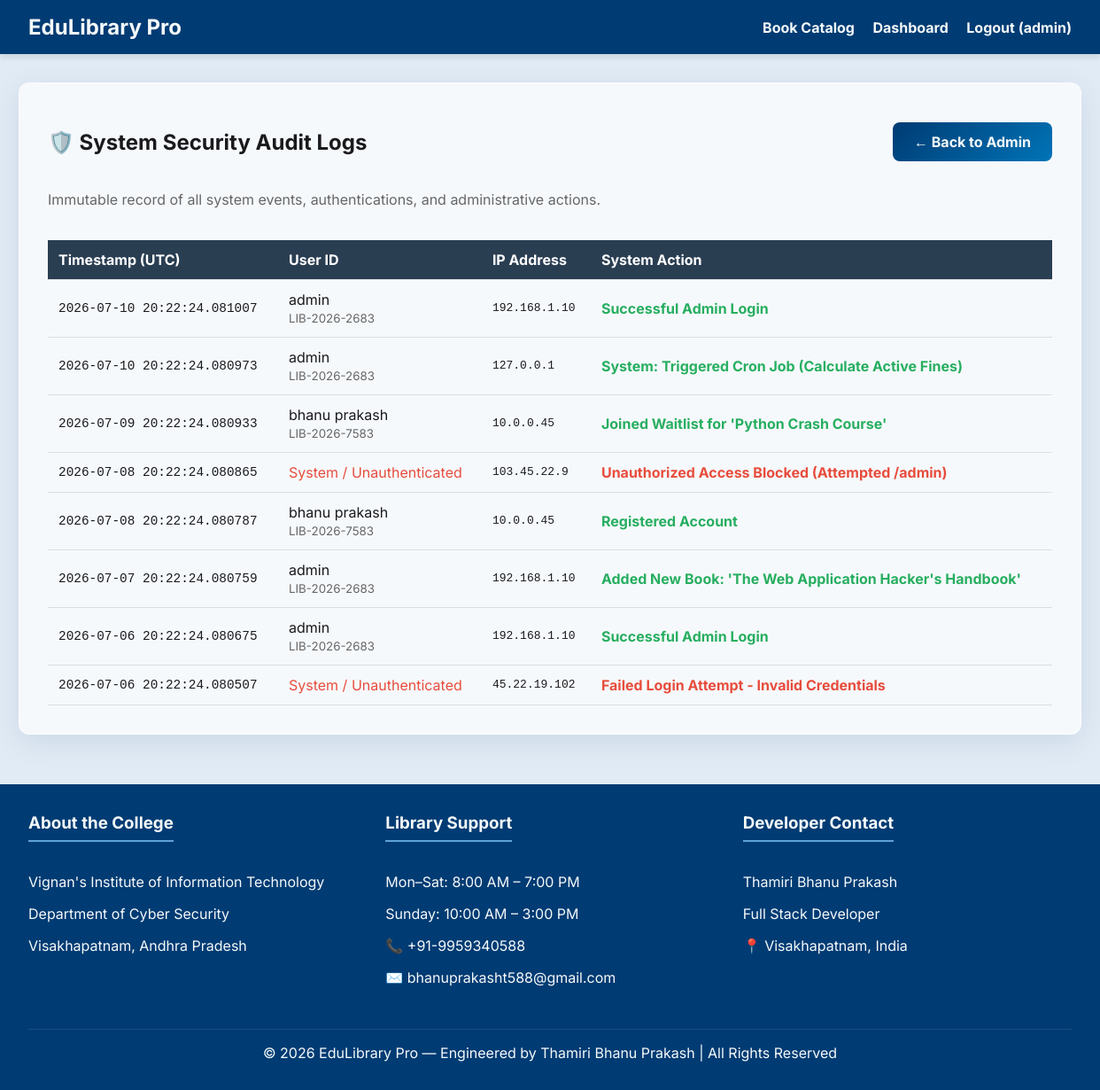
/admin/audit (signed in), run on the app's committed database.
### models.py (models this page shows)
class User(Base):
    __tablename__ = "users"
    id = Column(Integer, primary_key=True, index=True)
    library_id = Column(String, unique=True, index=True)
    name = Column(String)
    email = Column(String, unique=True, index=True)
    phone = Column(String)
    dob = Column(Date)
    grade_class = Column(String)
    roll_no = Column(String, nullable=True)
    profession = Column(String) # Student, Teacher, Admin
    password_hash = Column(String)
    created_at = Column(DateTime, default=datetime.datetime.utcnow)
    loans = relationship("Loan", back_populates="user")
    waitlists = relationship("Waitlist", back_populates="user")
    fines = relationship("Fine", back_populates="user")
    activities = relationship("ActivityLog", back_populates="user")

class AuditLog(Base):
    __tablename__ = "audit_logs"
    id = Column(Integer, primary_key=True, index=True)
    user_id = Column(Integer, ForeignKey("users.id"), nullable=True) # Nullable for failed logins
    action = Column(String)
    ip_address = Column(String, default="127.0.0.1")
    timestamp = Column(DateTime, default=datetime.datetime.utcnow)
    user = relationship("User")

### main.py (the view)
@app.get("/admin/audit")
async def security_audit_dashboard(request: Request, db: Session = Depends(get_db)):
    user = auth.get_current_user_from_cookie(request, db)
    if not user or user.profession != "Admin":
        return RedirectResponse(url="/", status_code=302)
    logs = crud.get_audit_logs(db)
    return templates.TemplateResponse(
        request=request,
        name="audit.html",
        context={"user": user, "logs": logs}
    )

### templates/audit.html
{% extends "base.html" %}
{% block content %}
<div class="dashboard-grid" style="grid-template-columns: 1fr;">
    <div class="glass card">
        <div style="display: flex; justify-content: space-between; align-items: center; margin-bottom: 20px;">
            <h2>🛡️ System Security Audit Logs</h2>
            <a href="/admin" class="btn btn-secondary">← Back to Admin</a>
        </div>
        <p style="color: #666; margin-bottom: 20px;">Immutable record of all system events, authentications, and administrative actions.</p>
        <div style="overflow-x: auto;">
            <table style="width: 100%; border-collapse: collapse;">
                <thead style="background-color: #2c3e50; color: white;">
                    <tr>
                        <th style="padding: 12px; text-align: left;">Timestamp (UTC)</th>
                        <th style="padding: 12px; text-align: left;">User ID</th>
                        <th style="padding: 12px; text-align: left;">IP Address</th>
                        <th style="padding: 12px; text-align: left;">System Action</th>
                    </tr>
                </thead>
                <tbody>
                    {% for log in logs %}
                    <tr style="border-bottom: 1px solid #ddd;">
                        <td style="padding: 12px; font-family: monospace; font-size: 0.9rem;">{{ log.timestamp }}</td>
                        <td style="padding: 12px;">
                            {% if log.user %}
                                {{ log.user.name }} <br><small style="color: #666;">{{ log.user.library_id }}</small>
                            {% else %}
                                <span style="color: #e74c3c;">System / Unauthenticated</span>
                            {% endif %}
                        </td>
                        <td style="padding: 12px; font-family: monospace;">{{ log.ip_address }}</td>
                        <td style="padding: 12px; font-weight: bold;">
                            {% if 'Failed' in log.action or 'Unauthorized' in log.action %}
                                <span style="color: #e74c3c;">{{ log.action }}</span>
                            {% else %}
                                <span style="color: #27ae60;">{{ log.action }}</span>
                            {% endif %}
                        </td>
                    </tr>
                    {% else %}
                    <tr>
                        <td colspan="4" style="text-align: center; padding: 20px;">No audit logs found. System is clean.</td>
                    </tr>
                    {% endfor %}
                </tbody>
            </table>
        </div>
    </div>
</div>
{% endblock %}

### templates/base.html (shortened to what this page needs)
<!DOCTYPE html>
<html lang="en">
<head>
    <link rel="stylesheet" href="/static/css/style.css">
</head>
<body>
    <header>
        <h1>EduLibrary Pro</h1>
        <nav>
            {% if user %}
                <a href="/catalog">Book Catalog</a>
                <a href="/dashboard">Dashboard</a>
                <a href="/logout">Logout ({{ user.name }})</a>
            {% else %}
                <a href="/">Login</a>
                <a href="/register">Register</a>
            {% endif %}
        </nav>
    </header>
    <main class="container">
        {% block content %}{% endblock %}
    </main>
    <footer>
        <div class="footer-content">
            <div class="footer-section">
                <h3>About the College</h3>
                <p>Vignan's Institute of Information Technology</p>
                <p>Department of Cyber Security</p>
                <p>Visakhapatnam, Andhra Pradesh</p>
            </div>
            <div class="footer-section">
                <h3>Library Support</h3>
                <p>Mon–Sat: 8:00 AM – 7:00 PM</p>
                <p>Sunday: 10:00 AM – 3:00 PM</p>
                <p>📞 +91-9959340588</p>
                <p>✉️ bhanuprakasht588@gmail.com</p>
            </div>
            <div class="footer-section">
                <h3>Developer Contact</h3>
                <p>Thamiri Bhanu Prakash</p>
                <p>Full Stack Developer</p>
                <p>📍 Visakhapatnam, India</p>
            </div>
        </div>
        <div class="footer-bottom">
            &copy; 2026 EduLibrary Pro — Engineered by Thamiri Bhanu Prakash | All Rights Reserved
        </div>
    </footer>
</body>
</html>

### static/css/style.css (style rules this page uses)
:root { --primary-color: #003B73; --secondary-color: #0074B7; --accent-color: #60A3D9; --background-color: #E1EBF5; --surface-color: #FFFFFF; --text-color: #1A1A1D; --text-light: #F4F9F9; --danger-color: #D64161; --success-color: #28B463; }
body { font-family: 'Inter', 'Roboto', sans-serif; background-color: var(--background-color); color: var(--text-color); margin: 0; padding: 0; display: flex; flex-direction: column; min-height: 100vh; }
.glass { background: rgba(255, 255, 255, 0.7); backdrop-filter: blur(10px); -webkit-backdrop-filter: blur(10px); border-radius: 12px; border: 1px solid rgba(255, 255, 255, 0.3); box-shadow: 0 8px 32px 0 rgba(0, 59, 115, 0.1); }
header { background-color: var(--primary-color); color: var(--text-light); padding: 1rem 2rem; display: flex; justify-content: space-between; align-items: center; box-shadow: 0 4px 6px rgba(0,0,0,0.1); }
header a { color: var(--text-light); text-decoration: none; font-weight: bold; margin-left: 1rem; }
header h1 { margin: 0; font-size: 1.5rem; }
.container { flex: 1; max-width: 1200px; margin: 2rem auto; padding: 0 1rem; width: 100%; }
.card { padding: 2rem; margin-bottom: 1.5rem; }
.btn { background: linear-gradient(135deg, var(--primary-color), var(--secondary-color)); color: var(--text-light); border: none; padding: 0.75rem 1.5rem; border-radius: 8px; cursor: pointer; font-weight: bold; transition: transform 0.2s, box-shadow 0.2s; text-decoration: none; display: inline-block; }
footer { background-color: var(--primary-color); color: var(--text-light); padding: 2rem; margin-top: auto; }
.footer-content { display: grid; grid-template-columns: repeat(auto-fit, minmax(250px, 1fr)); gap: 2rem; max-width: 1200px; margin: 0 auto; }
.footer-section h3 { margin-top: 0; border-bottom: 2px solid var(--accent-color); padding-bottom: 0.5rem; display: inline-block; }
.footer-bottom { text-align: center; margin-top: 2rem; padding-top: 1rem; border-top: 1px solid rgba(255,255,255,0.1); }
.dashboard-grid { display: grid; grid-template-columns: 300px 1fr; gap: 2rem; }
table { width: 100%; border-collapse: collapse; margin-top: 1rem; }
th, td { padding: 1rem; text-align: left; border-bottom: 1px solid #ddd; }
th { background-color: rgba(0, 59, 115, 0.05); }

### data on the page
User: name "admin"
AuditLog: timestamp "2026-07-10 20:22:24.081007", user.name "admin", user.library_id "LIB-2026-2683", ip_address "192.168.1.10", action "Successful Admin Login"
AuditLog: timestamp "2026-07-10 20:22:24.080973", user.name "admin", user.library_id "LIB-2026-2683", ip_address "127.0.0.1", action "System: Triggered Cron Job (Calculate Active Fines)"
AuditLog: timestamp "2026-07-09 20:22:24.080933", user.name "bhanu prakash", user.library_id "LIB-2026-7583", ip_address "10.0.0.45", action "Joined Waitlist for 'Python Crash Course'"
AuditLog: timestamp "2026-07-08 20:22:24.080865", shows "System / Unauthenticated", ip_address "103.45.22.9", action "Unauthorized Access Blocked (Attempted /admin)"
AuditLog: timestamp "2026-07-08 20:22:24.080787", user.name "bhanu prakash", user.library_id "LIB-2026-7583", ip_address "10.0.0.45", action "Registered Account"
AuditLog: timestamp "2026-07-07 20:22:24.080759", user.name "admin", user.library_id "LIB-2026-2683", ip_address "192.168.1.10", action "Added New Book: 'The Web Application Hacker's Handbook'"
AuditLog: timestamp "2026-07-06 20:22:24.080675", user.name "admin", user.library_id "LIB-2026-2683", ip_address "192.168.1.10", action "Successful Admin Login"
AuditLog: timestamp "2026-07-06 20:22:24.080507", shows "System / Unauthenticated", ip_address "45.22.19.102", action "Failed Login Attempt - Invalid Credentials"
